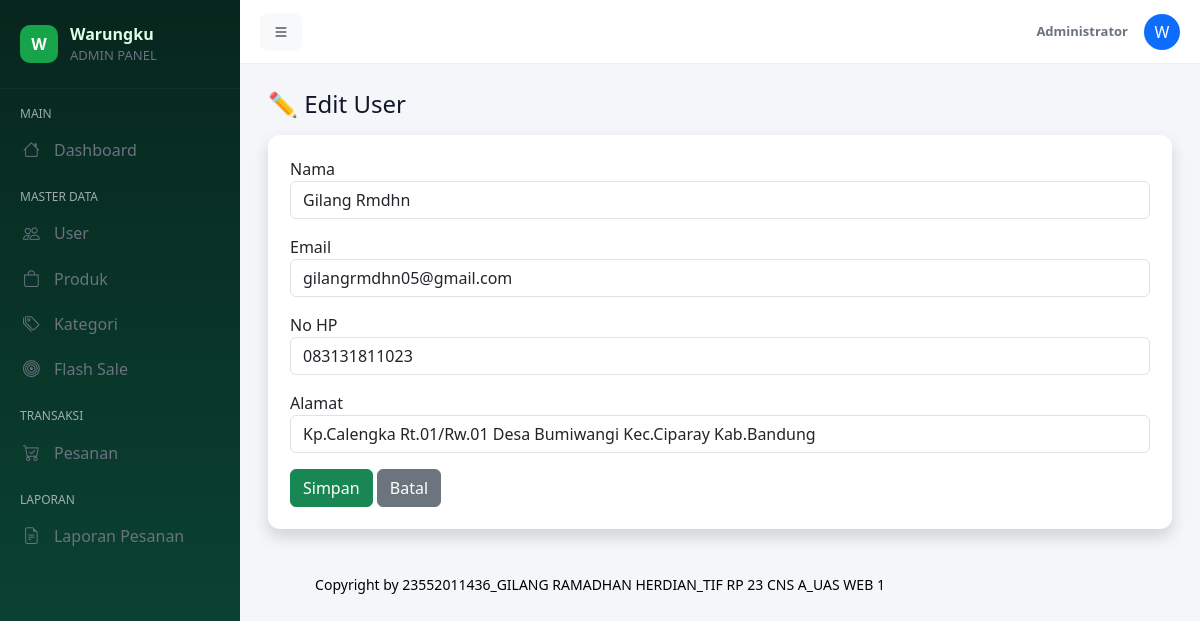
The page /admin/edit_user.php?id=6 (signed in) on the database its author committed.
### tables this page shows
CREATE TABLE `users` (
  `id_user` int(11) NOT NULL,
  `nama` varchar(100) DEFAULT NULL,
  `email` varchar(100) DEFAULT NULL,
  `no_hp` varchar(15) DEFAULT NULL,
  `alamat` text DEFAULT NULL,
  `kota` varchar(100) DEFAULT NULL,
  `kode_pos` varchar(10) DEFAULT NULL,
  `foto_profil` varchar(255) DEFAULT 'default.png',
  `password` varchar(255) DEFAULT NULL,
  `role` enum('admin','user') DEFAULT 'user',
  `created_at` timestamp NOT NULL DEFAULT current_timestamp(),
  `updated_at` timestamp NULL DEFAULT current_timestamp() ON UPDATE current_timestamp()
);

### admin/edit_user.php (the view, shortened to what this page needs)
<?php
include "../config/database.php";
include "layout/header.php";
include "layout/sidebar.php";
$id_user = $_GET['id'];
$user = mysqli_fetch_assoc(mysqli_query($conn,"SELECT * FROM users WHERE id_user='$id_user'"));
?>
<h4 class="mb-3">✏️ Edit User</h4>
<div class="card shadow">
<div class="card-body">
<form method="POST">
<div class="mb-3">
<label>Nama</label>
<input type="text" name="nama" class="form-control" value="<?= $user['nama'] ?>" required>
</div>
<div class="mb-3">
<label>Email</label>
<input type="email" name="email" class="form-control" value="<?= $user['email'] ?>" required>
</div>
<div class="mb-3">
<label>No HP</label>
<input type="text" name="no_hp" class="form-control" value="<?= $user['no_hp'] ?>" required>
</div>
<div class="mb-3">
<label>Alamat</label>
<input type="text" name="alamat" class="form-control" value="<?= $user['alamat'] ?>" required>
</div>
<button type="submit" name="simpan" class="btn btn-success">Simpan</button>
<a href="user.php" class="btn btn-secondary">Batal</a>
</form>
</div>
</div>
<?php include "layout/footer.php"; ?>

### assets/css/admin.css (style rules this page uses)
:root { --accent:#16a34a; --accent-dark:#0b5d3d; --accent-light:#bbf7d0; --bg:#f4f6f9; --sidebar-bg-1:#07261d; --sidebar-bg-2:#0b4a37; --muted:#6b7280; }
body { background:var(--bg);font-family:'Segoe UI', 'Helvetica Neue', Arial, sans-serif;color:#0f172a }
.card { border-radius:12px }
.card { box-shadow:0 8px 24px rgba(2,6,23,0.06);border:none }
.card .card-body { padding:22px }

### rows shown on the page
users: nama "Gilang Rmdhn", email "gilangrmdhn05@gmail.com", no_hp "083131811023", alamat "Kp.Calengka Rt.01/Rw.01 Desa Bumiwangi Kec.Ciparay Kab.Bandung"
